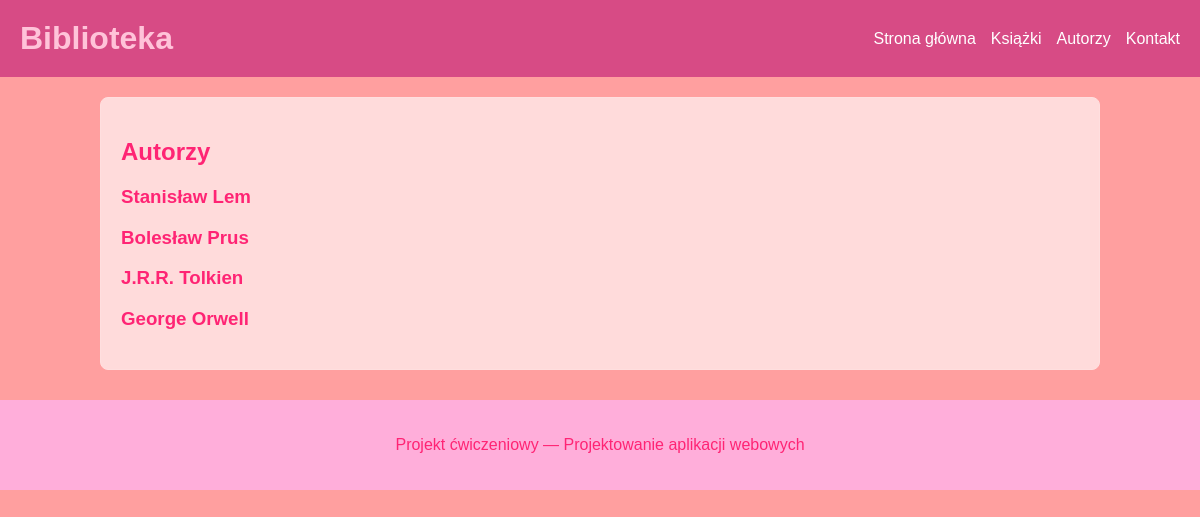
Screenshot of /authors/ with the database file from the repository.
### biblioteka/models.py (models this page shows, shortened)
class Author(models.Model):
    first_name = models.CharField(
        max_length=100,
    )
    last_name = models.CharField(
        max_length=100,
    )

### biblioteka/views.py (the view)
# urls.py: path("authors/", views.author_list, name="author_list"),
def author_list(request):
    authors = Author.objects.all()
    context = {
        "authors": authors,
    }
    return render(
        request,
        "biblioteka/author_list.html",
        context,
    )

### biblioteka/templates/biblioteka/author_list.html (shortened to what this page needs)
{% extends "biblioteka/base.html" %}
{% block content %}
    <section>
        <h2>Autorzy</h2>
        <div class="author-list">
            {% for author in authors %}
                <article class="author-card">
                    <h3>
                        {{ author.first_name }}
                        {{ author.last_name }}
                    </h3>
                </article>
            {% empty %}
                <p>
                    Brak autorów do wyświetlenia.
                </p>
            {% endfor %}
        </div>
    </section>
{% endblock %}

### biblioteka/static/biblioteka/css/styles.css (style rules this page uses)
body { margin: 0; background-color: #ff9f9f; color: #ff2474; font-family: Arial, Helvetica, sans-serif; }
section { background-color: rgb(255, 216, 236); margin: 20px 0; padding: 20px; border: 1px solid #dddddd; }
section { background-color: rgb(255, 219, 219); margin: 20px 0; padding: 20px; border: 1px solid #ffdfdf; border-radius: 8px; }

### rows the page displays
Author: first_name "Stanisław", last_name "Lem"
Author: first_name "Bolesław", last_name "Prus"
Author: first_name "J.R.R.", last_name "Tolkien"
Author: first_name "George", last_name "Orwell"
